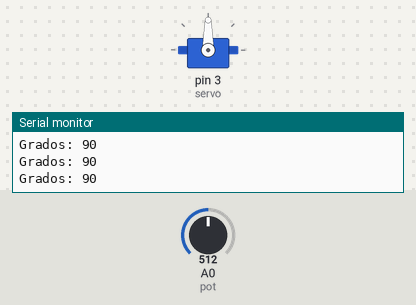
This sketch was run on a simulated Arduino Uno, built with avr-gcc and run on an emulated ATmega328P. Shown: servo, the last lines printed to the serial monitor. The inputs (shaded band) are chosen by the test bench; at power-on: A0 (pot) = 512.

Above: at 1.2 s.
1.3 s: A0 (pot) set to 716
At 2.5 s:
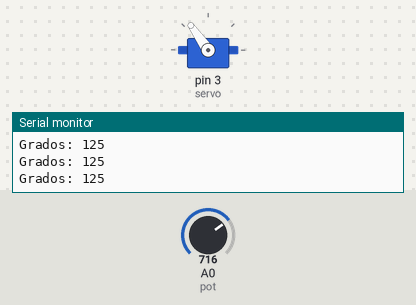
2.8 s: A0 (pot) set to 900
At 3.9 s:
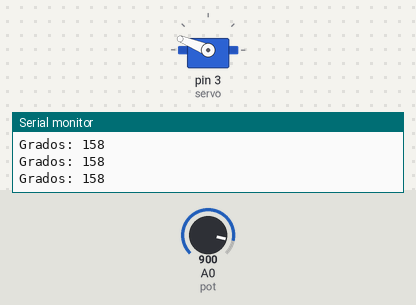
4.3 s: A0 (pot) set to 1023
At 5.0 s:
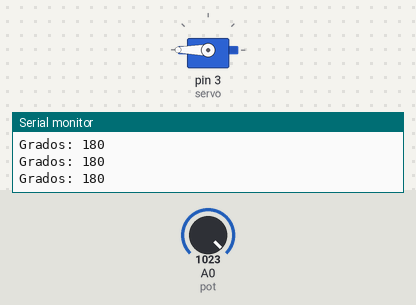
5.8 s: A0 (pot) set to 63
At 6.2 s:
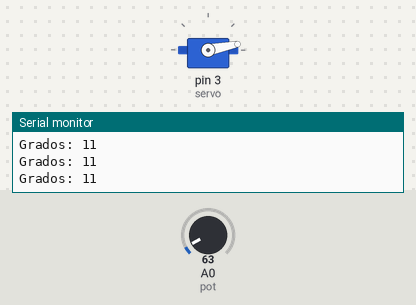
7.3 s: A0 (pot) set to 51
At 8.4 s:
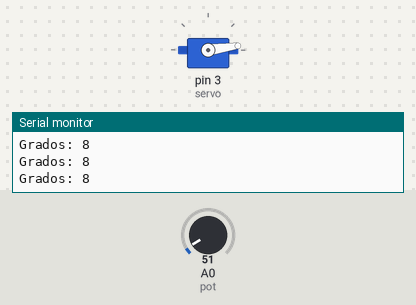
8.8 s: A0 (pot) set to 122
At 9.5 s:
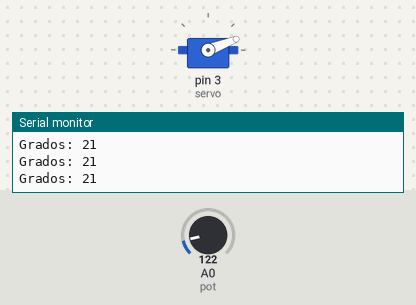
Timing chart, 0 to 11.3 s (numbered marks = the images above; inputs shaded):
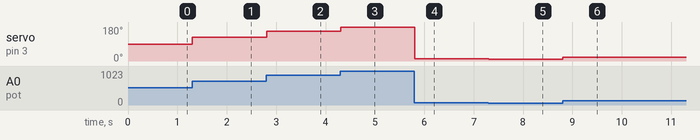

Measured:
- after the input at 1.3 s, servo on pin 3 (servo): 90° → 125° at once
- after the input at 2.8 s, servo on pin 3 (servo): 125° → 158° at once
- after the input at 4.3 s, servo on pin 3 (servo): 158° → 180° at once
- after the input at 5.8 s, servo on pin 3 (servo): 180° → 11° at once
- after the input at 7.3 s, servo on pin 3 (servo): 11° → 8° at once
- after the input at 8.8 s, servo on pin 3 (servo): 8° → 21° at once

The sketch:

ServoMotor.ino
```cpp
//lopdam
// Vamos a hacer funcionar un servo motor con un potenciometro

#include <Servo.h>

Servo s;//Intanciamos un objeto Servo

const int servo=3;//Declaramos el pin a usar para hacer funcionar el servo

const int pot=A0;//Decaramos el pin para el potenciometro

int grados=90;//Declaramos los grados de inclinacion de l servo los cuales por defecto van a ser 90
int r;// Declaramos la lectura del potenciometro

void setup(){
s.attach(servo);//Iniciamos el Servo
Serial.begin(9600);//Iniciamos la comunicacion Serial y Declaramos la velocidad
}

void loop(){

r=analogRead(pot);//Guardamos la lectura del potenciometro

grados=map(r,0,1023,0,180);//transformamos la lectura en un rango de 0-a-180 grados
s.write(grados);//Enviamos los grados que deseamos al Servo
Serial.print("Grados: ");
Serial.println(grados);


}
```
